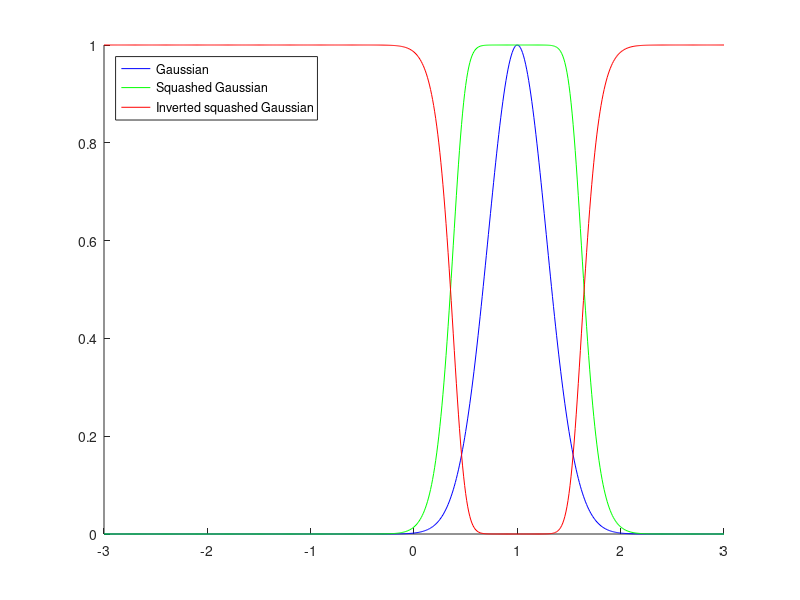

This figure's MATLAB source:
x = -3:0.01:3;

% Params
s = 15       % the sharpness/gauss height combined multiplier
mu = 1       % mean of Gaussian - supplied by gamma_i,1 or gamma_i,2
w = 0.2      % Width of Gaussian; a parameter

figure (1); clf; hold on;

g = exp (- power (((x-mu)./(2.*w)), 2));
f = 2 ./(1 + exp(-g.*s)) - 1;
finv = 1 - f;
plot (x,g,'-b');
plot (x,f,'-g');
plot (x,finv,'-r');
lg = legend('Gaussian','Squashed Gaussian','Inverted squashed Gaussian')
set (lg, 'Location', 'NorthWest')